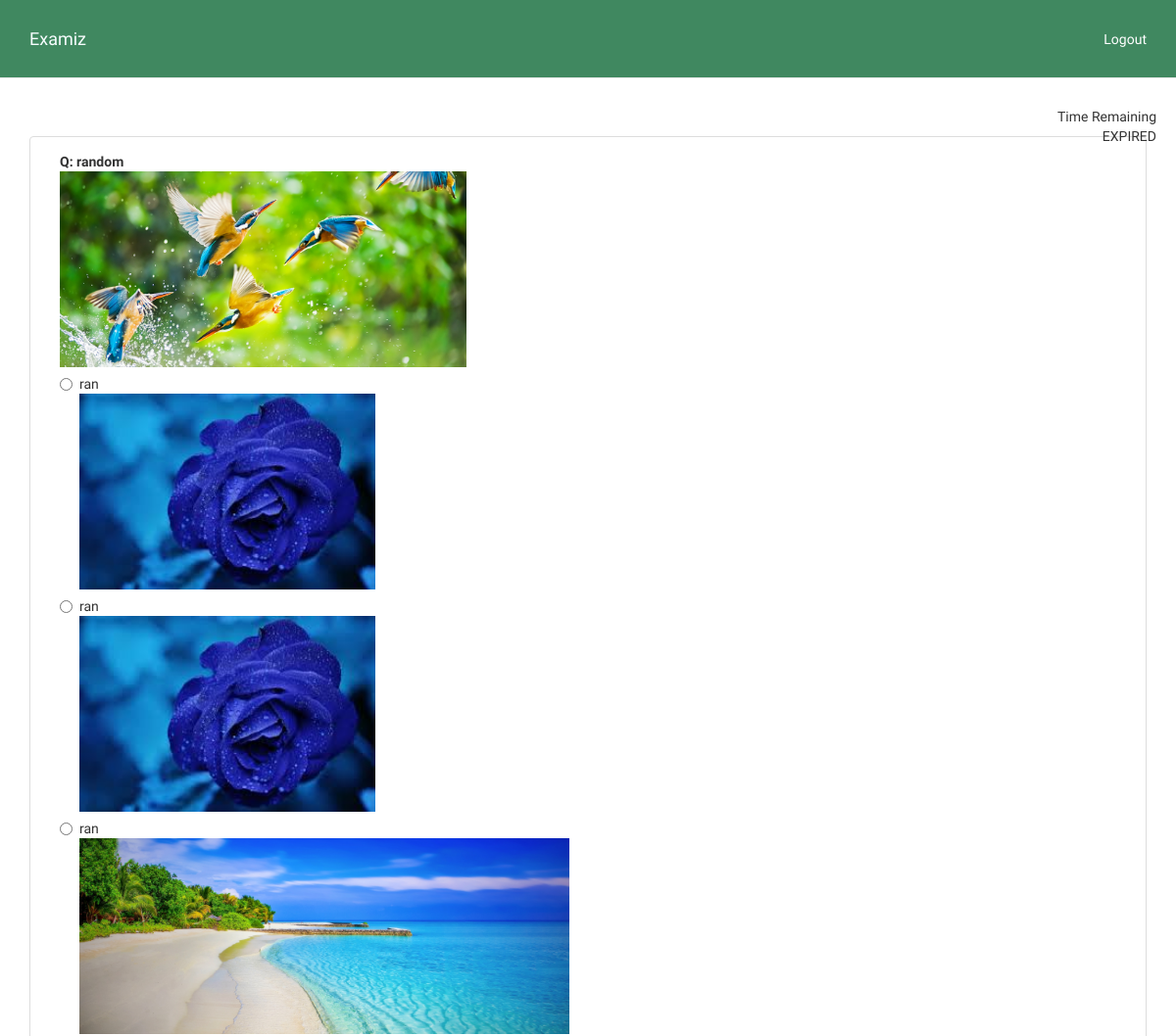
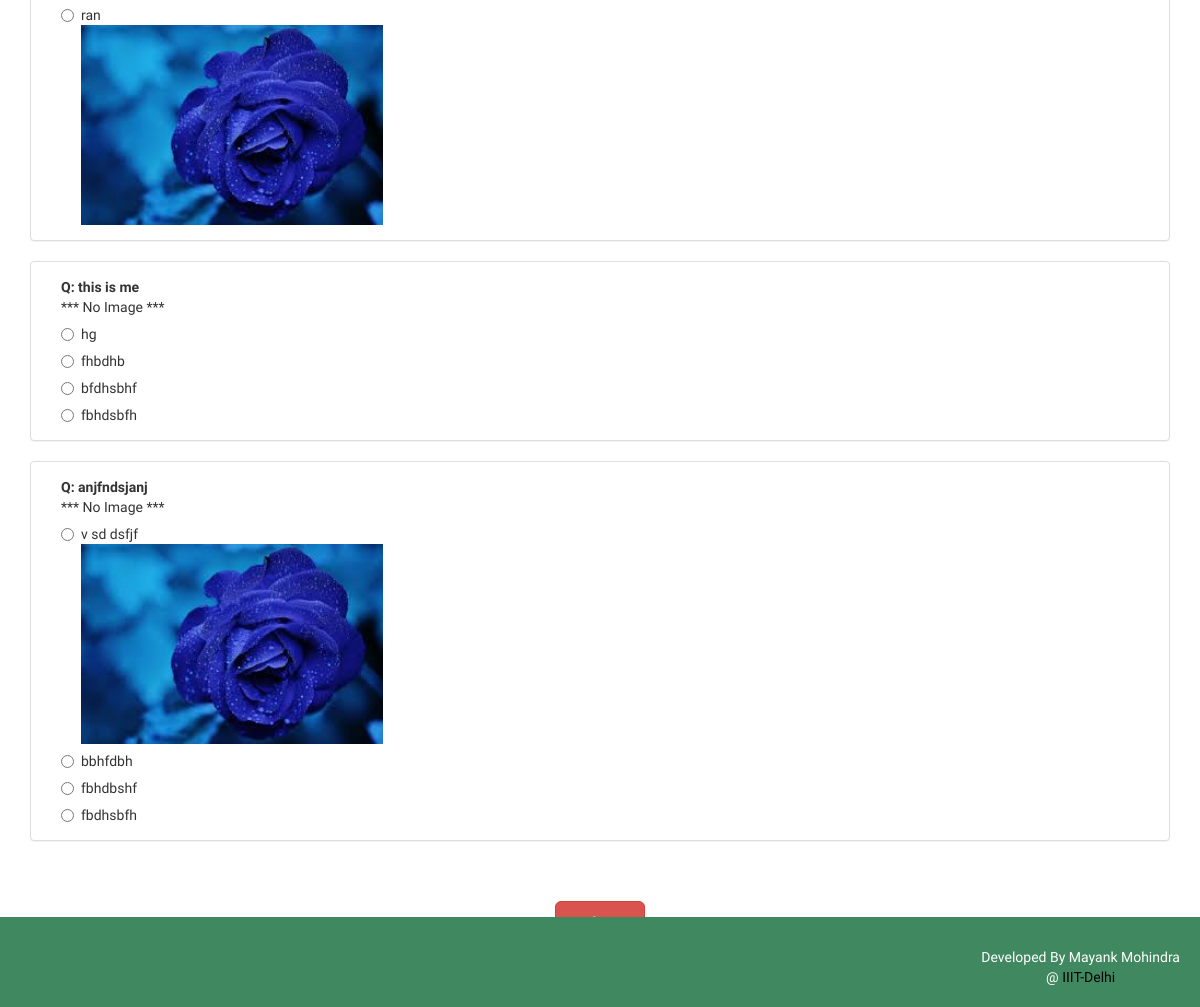
/assessment_detail/1/start (signed in), run on the app's committed database (2 pictures, top to bottom).
### quiz/models.py (models this page shows, shortened)
class Question(models.Model):
	assessment=models.ForeignKey(Assessment, on_delete=models.CASCADE)
	question=models.CharField(max_length=1000)
	option_a=models.CharField(max_length=250)
	option_b=models.CharField(max_length=250)
	option_c=models.CharField(max_length=250)
	option_d=models.CharField(max_length=250)
	question_image=models.CharField(default=None, max_length=250,blank=True, null=True)
	option_a_image=models.CharField(default=None, max_length=250,blank=True, null=True)
	option_b_image=models.CharField(default=None, max_length=250,blank=True, null=True)
	option_c_image=models.CharField(default=None, max_length=250,blank=True, null=True)
	option_d_image=models.CharField(default=None, max_length=250,blank=True, null=True)
	solution=models.CharField(max_length=2)

### quiz/views.py (the view)
# urls.py: url(r'^assessment_detail/(?P<assessment_no>\d+)/start$',views.assessment_start, name='assessment_start'),
def assessment_start(request, assessment_no):
	assessment=get_object_or_404(Assessment, pk=assessment_no)
	questions=assessment.question_set.all()
	now=datetime.datetime.now()
	end=now+datetime.timedelta(minutes=assessment.duration)
	if not timeRemaining.objects.filter(user=request.user, assessment=assessment).exists():
		t=timeRemaining(user=request.user, timeStart=now, timeEnd=end, assessment=assessment)
		t.save()
	t=get_object_or_404(timeRemaining, user=request.user, assessment=assessment)
	now=t.timeStart
	end=t.timeEnd
	start_time=int(now.strftime("%s"))*1000
	end_time=int(end.strftime("%s"))*1000
	context={
		'assessment':assessment,
		'start_time':start_time,
		'end_time':end_time,
		'questions':questions,
	}
	return render(request, 'quiz/assessment_start.html', context)

### quiz/templates/quiz/assessment_start.html (shortened to what this page needs)
{% extends 'quiz/base.html' %}
{% load staticfiles %}
{% block body %}
<p>Time Remaining</p>
<br>
<p id="demo"></p>
<div class="container">
	<br>
	<form class="form-horizontal" method="POST" action="">
		{% for question in questions %}
			<div class="panel-group">
				<div class="panel panel-default">
					<div class="panel-body">
						<div class="container">
						  <div>
						        <div><b>Q: {{question.question}}</b></div>
						        {% if question.question_image == None %}
						        	<div>*** No Image ***</div>
						        {% else %}
						        	<div><img src="{{question.question_image}}" height="200"></div>
						        {% endif %}
						    <div class="radio">
						      <label>
						        <input type="radio" name="optionsRadios" id="optionsRadios1" value="{{question.option_a}}">
						        {{question.option_a}}
						        {% if question.option_a_image == None %}
						        {% else %}
						        	<div><img src="{{question.option_a_image}}" height="200"></div>
						        {% endif %}
						      </label>
						    </div>
						    <div class="radio">
						      <label>
						        <input type="radio" name="optionsRadios" id="optionsRadios2" value="{{question.option_b}}">
						        {{question.option_b}}
						        {% if question.option_b_image == None %}
						        {% else %}
						        	<div><img src="{{question.option_b_image}}" height="200"></div>
						        {% endif %}
						      </label>
						    </div>
						    <div class="radio">
						      <label>
						        <input type="radio" name="optionsRadios" id="optionsRadios3" value="{{question.option_c}}">
						        {{question.option_c}}
						        {% if question.option_c_image == None %}
						        {% else %}
						        	<div><img src="{{question.option_c_image}}" height="200"></div>
						        {% endif %}
						      </label>
						    </div>
						    <div class="radio">
						      <label>
						        <input type="radio" name="optionsRadios" id="optionsRadios4" value="{{question.option_d}}">
						        {{question.option_d}}
						        {% if question.option_d_image == None %}
						        {% else %}
						        	<div><img src="{{question.option_d_image}}" height="200"></div>
						        {% endif %}
						      </label>
						    </div>
						  </div>
						</div>
					</div>
				</div>
			</div>
		{% endfor %}
		<br><br>
		<center><a href="" class="btn btn-lg btn-danger">Submit</a></center>
	</form>
</div>
{% endblock %}

### quiz/static/quiz/css/base.css (style rules this page uses)
html { position: relative; min-height: 100%; }
body { font-family: 'Raleway', sans-serif; margin-bottom: 60px; }

### quiz/templates/quiz/assessment_start.html (style rules this page uses)
p { position: absolute; right: 10px; margin-right: 10px; margin-top:10px; }

### data on the page
Question: question "random", question_image (picture), option_a "ran", option_a_image (picture), option_b "ran", option_b_image (picture), option_c "ran", option_c_image (picture), option_d "ran", option_d_image (picture)
Question: question "this is me", shows "*** No Image ***", option_a "hg", option_b "fhbdhb", option_c "bfdhsbhf", option_d "fbhdsbfh"
Question: question "anjfndsjanj", shows "*** No Image ***", option_a "v sd dsfjf", option_a_image (picture), option_b "bbhfdbh", option_c "fbhdbshf", option_d "fbdhsbfh"
